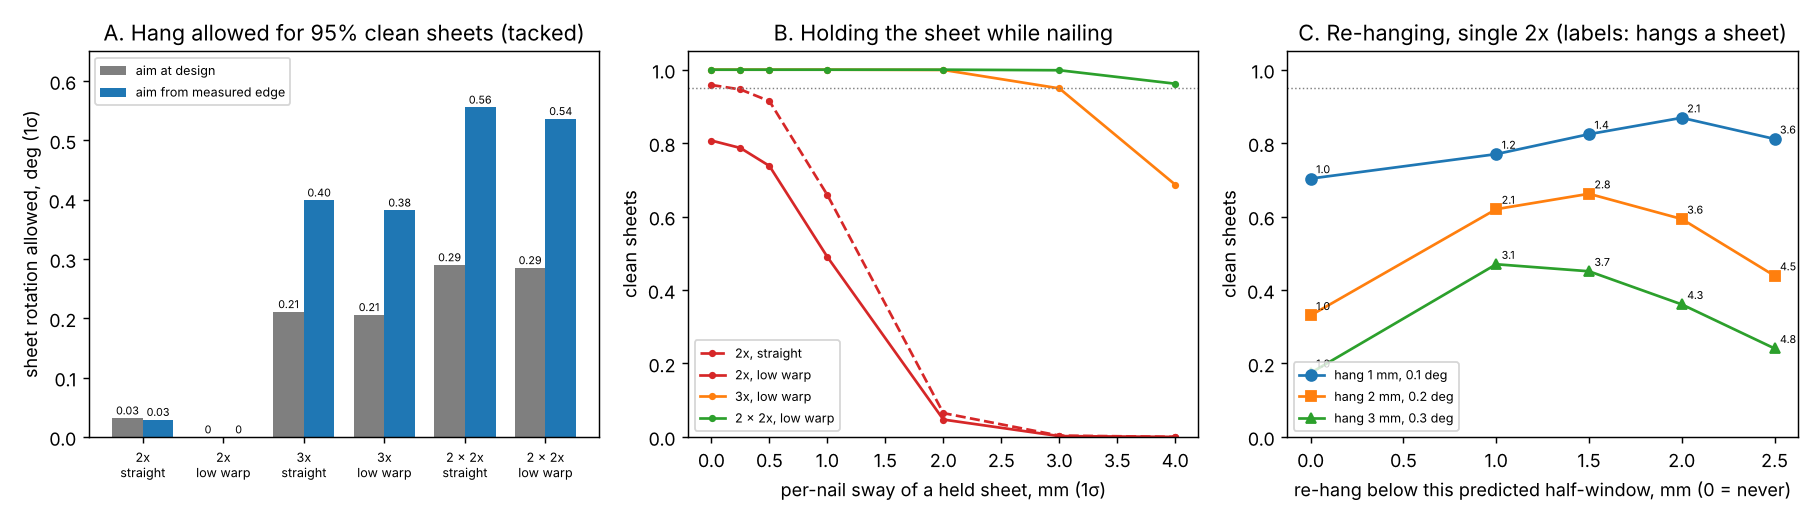

Source code (Python):
"""Figure for milestone 4 from results.json:  python experiments/m4_tack_measure/figure.py"""
import json
import os

import matplotlib
matplotlib.use("Agg")
import matplotlib.pyplot as plt  # noqa: E402

HERE = os.path.dirname(os.path.abspath(__file__))
r = json.load(open(os.path.join(HERE, "results.json")))
fig, ax = plt.subplots(1, 3, figsize=(14, 4))
FR = ["2x (1.5 in)", "3x (2.5 in)", "2 x 2x (3.0 in)"]
COL = dict(zip(FR, ["C3", "C1", "C2"]))

# A. hang allowed (rotation, 1 sigma) by framing, studs and aim
a = r["A"]
groups = [(f, s) for f in FR for s in ("straight", "low warp")]
w = 0.38
for i, aim in enumerate(("nominal", "edge")):
    vals = [next(x for x in a if x["framing"] == f and x["studs"] == s and x["aim"] == aim)["s_theta_deg"]
            for f, s in groups]
    bars = ax[0].bar([g + (i - 0.5) * w for g in range(len(groups))], vals, w,
                     label={"nominal": "aim at design", "edge": "aim from measured edge"}[aim],
                     color=["C7", "C0"][i])
    for b, v in zip(bars, vals):
        ax[0].annotate(f"{v:.2f}" if v else "0", (b.get_x() + b.get_width() / 2, v), ha="center",
                       fontsize=6, textcoords="offset points", xytext=(0, 2))
ax[0].set_xticks(range(len(groups)))
ax[0].set_xticklabels([f"{f.split(' (')[0]}\n{s}" for f, s in groups], fontsize=7)
ax[0].set(ylabel="sheet rotation allowed, deg (1σ)", ylim=(0, 0.65),
          title="A. Hang allowed for 95% clean sheets (tacked)")
ax[0].legend(fontsize=7, loc="upper left")

# B. sway of a held sheet
for c in r["C"]:
    if c["studs"] != "low warp" and c["framing"] != "2x (1.5 in)":
        continue
    ls = "-" if c["studs"] == "low warp" else "--"
    ax[1].plot(c["sway_mm"], c["clean"], "o" + ls, ms=3, color=COL[c["framing"]],
               label=f"{c['framing'].split(' (')[0]}, {c['studs']}")
ax[1].axhline(0.95, color="grey", lw=0.8, ls=":")
ax[1].set(xlabel="per-nail sway of a held sheet, mm (1σ)", ylabel="clean sheets", ylim=(0, 1.05),
          title="B. Holding the sheet while nailing")
ax[1].legend(fontsize=7)

# C. re-hang on single 2x, straight studs
d = [x for x in r["D"] if x["framing"] == "2x (1.5 in)" and x["studs"] == "straight"]
for hang, m in (("1 mm, 0.1 deg", "o-"), ("2 mm, 0.2 deg", "s-"), ("3 mm, 0.3 deg", "^-")):
    rows = [x for x in d if x["hang"] == hang]
    xs = [0 if x["threshold_mm"] is None else x["threshold_mm"] for x in rows]
    ax[2].plot(xs, [x["clean"] for x in rows], m, label=f"hang {hang}")
    for x, row in zip(xs, rows):
        ax[2].annotate(f"{row['hangs']:.1f}", (x, row["clean"]), fontsize=6, textcoords="offset points", xytext=(3, 3))
ax[2].axhline(0.95, color="grey", lw=0.8, ls=":")
ax[2].set(xlabel="re-hang below this predicted half-window, mm (0 = never)",
          ylabel="clean sheets", ylim=(0, 1.05),
          title="C. Re-hanging, single 2x (labels: hangs a sheet)")
ax[2].legend(fontsize=7, loc="lower left")
fig.tight_layout()
fig.savefig(os.path.join(HERE, "figure.png"), dpi=130)
